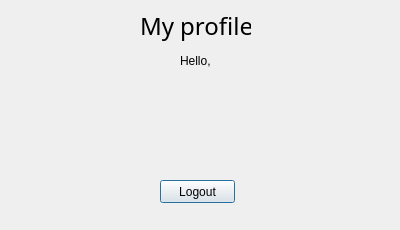
<?xml version="1.0" encoding="UTF-8"?>
<ui version="4.0">
 <class>MyProfile</class>
 <widget class="QDialog" name="MyProfile">
  <property name="geometry">
   <rect>
    <x>0</x>
    <y>0</y>
    <width>400</width>
    <height>230</height>
   </rect>
  </property>
  <property name="minimumSize">
   <size>
    <width>400</width>
    <height>230</height>
   </size>
  </property>
  <property name="maximumSize">
   <size>
    <width>400</width>
    <height>230</height>
   </size>
  </property>
  <property name="windowTitle">
   <string>Dialog</string>
  </property>
  <widget class="QLabel" name="label">
   <property name="geometry">
    <rect>
     <x>140</x>
     <y>10</y>
     <width>111</width>
     <height>31</height>
    </rect>
   </property>
   <property name="font">
    <font>
     <family>Mathematica6</family>
     <pointsize>18</pointsize>
    </font>
   </property>
   <property name="text">
    <string>My profile</string>
   </property>
  </widget>
  <widget class="QLabel" name="label_2">
   <property name="geometry">
    <rect>
     <x>180</x>
     <y>50</y>
     <width>31</width>
     <height>21</height>
    </rect>
   </property>
   <property name="text">
    <string>Hello, </string>
   </property>
  </widget>
  <widget class="QLabel" name="username">
   <property name="geometry">
    <rect>
     <x>210</x>
     <y>50</y>
     <width>101</width>
     <height>21</height>
    </rect>
   </property>
   <property name="text">
    <string/>
   </property>
  </widget>
  <widget class="QPushButton" name="logout">
   <property name="geometry">
    <rect>
     <x>160</x>
     <y>180</y>
     <width>75</width>
     <height>23</height>
    </rect>
   </property>
   <property name="text">
    <string>Logout</string>
   </property>
  </widget>
  <widget class="QLabel" name="image">
   <property name="geometry">
    <rect>
     <x>70</x>
     <y>50</y>
     <width>71</width>
     <height>101</height>
    </rect>
   </property>
   <property name="text">
    <string/>
   </property>
   <property name="scaledContents">
    <bool>true</bool>
   </property>
  </widget>
 </widget>
 <resources/>
 <connections/>
</ui>
